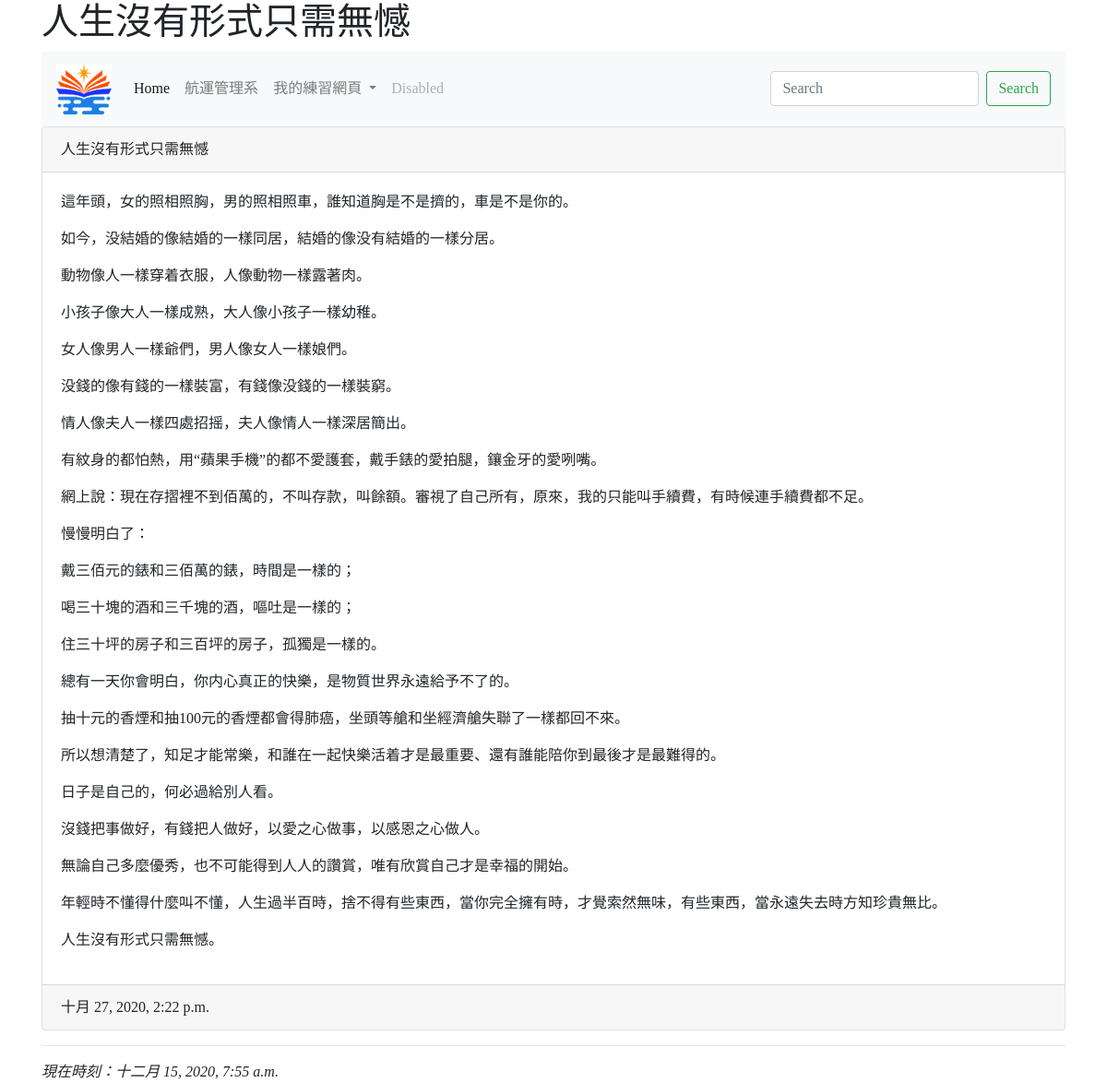
Before: /post/p1/ with the older database file.
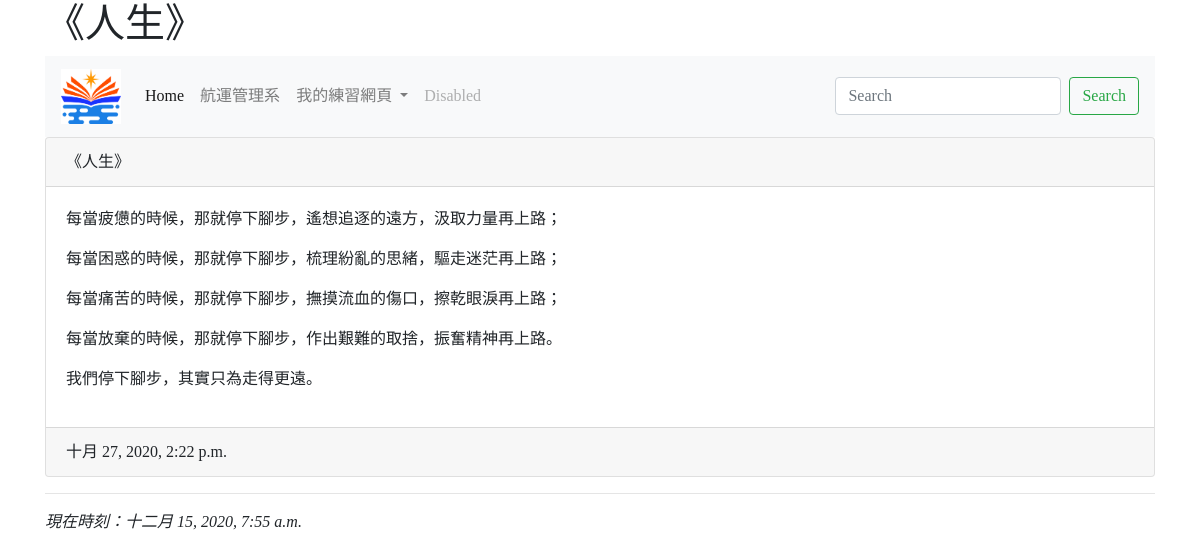
After: the same page with the newer database file.
### mysite/models.py (models this page shows, shortened)
class Post(models.Model):
    title = models.CharField(max_length=200)
    slug = models.CharField(max_length=200)
    body = models.TextField()
    pub_date = models.DateTimeField(default=timezone.now)
    class Meta:
        ordering = ('-pub_date',)

### mysite/views.py (the view)
# urls.py: path('post/<str:slug>/', showpost),
def showpost(request, slug):
    now = datetime.now()
    try:
        post = Post.objects.get(slug=slug)
        return render(request, "post.html", locals())
    except:
        return redirect("/")

### templates/post.html (shortened to what this page needs)
{% extends 'base.html' %}
{% block titlemessage %}
    <h1>{{ post.title }}</h1>
{% endblock %}
{% block content %}
      <div class="card">
        <div class="card-header">
          {{ post.title }}
        </div>
        <div class="card-body">
          {{ post.body | linebreaks }}
        </div>
        <div class="card-footer">
          {{ post.pub_date }}
        </div>
      </div>
{% endblock %}

Changed rows visible on the page:
changed Post: title "人生沒有形式只需無憾" → "《人生》"; body "這年頭，女的照相照胸，男的照相照車，誰知道胸是不是擠的，車是不是你的。 如今，没結婚的像結婚的一樣同居，結婚的像没有結婚的一樣分居。 動物像人一樣穿着衣服，人像動物一樣露著肉。 小孩子像大人一樣成熟，大人像小孩子一樣幼稚。 女人像男人一樣爺們，男人像女人一樣娘們。 没錢的像有錢的一樣裝富，有錢像没錢的一樣裝窮。 情人像夫人一樣四處招摇，夫人像情人一樣深居簡出。 有紋身的都怕熱，用“蘋果手機”的都不愛護套，戴手錶的愛拍腿，鑲金牙的愛咧嘴。 網上說：現在存摺裡不到佰萬的，不叫存款，叫餘額。審視了自己所有，原來，我的只能叫手續費，有時候連手續費都不足。 慢慢明白了： 戴三佰元的錶和三佰萬的錶，時間是一樣的； 喝三十塊的酒和三千塊的酒，嘔吐是一樣的； 住三十坪的房子和三百坪的房子，孤獨是一樣的。 總有一天你會明白，你内心真正的快樂，是物質世界永遠給予不了的。 抽十元的香煙和抽100元的香煙都會得肺癌，坐頭等艙和坐經濟艙失聯了一樣都回不來。 所以想清楚了，知足才能常樂，和誰在一起快樂活着才是最重要、還有誰能陪你到最後才是最難得的。 日子是自己的，何必過給別人看。 沒錢把事做好，有錢把人做好，以愛之心做事，以感恩之心做人。 無論自己多麼優秀，也不可能得到人人的讚賞，唯有欣賞自己才是幸福的開始。 年輕時不懂得什麼叫不懂，人生過半百時，捨不得有些東西，當你完全擁有時，才覺索然無味，有些東西，當永遠失去時方知珍貴無比。 人生沒有形式只需無憾。" → "每當疲憊的時候，那就停下腳步，遙想追逐的遠方，汲取力量再上路； 每當困惑的時候，那就停下腳步，梳理紛亂的思緒，驅走迷茫再上路； 每當痛苦的時候，那就停下腳步，撫摸流血的傷口，擦乾眼淚再上路； 每當放棄的時候，那就停下腳步，作出艱難的取捨，振奮精神再上路。 我們停下腳步，其實只為走得更遠。"
